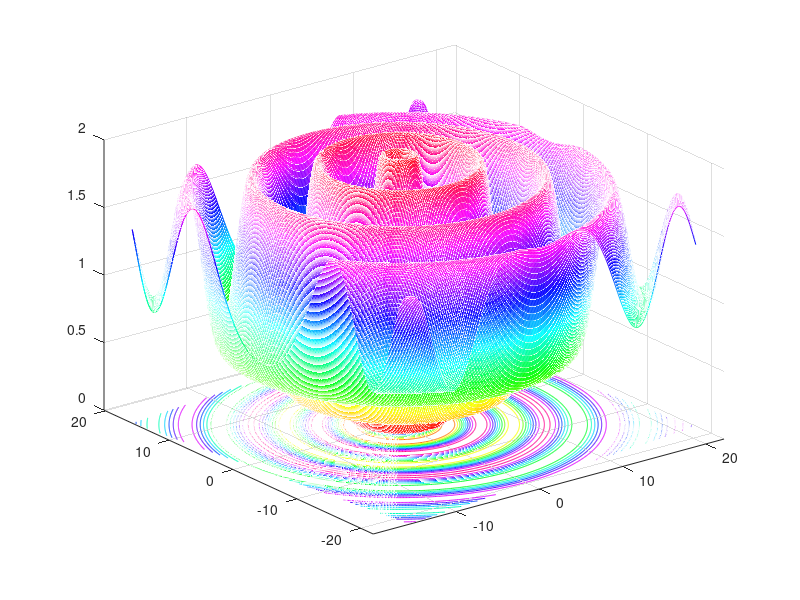

Here is the MATLAB script that generated this plot:
clear all; close all; clc

M=[ -9.9322397047558009e-001 -1.1621593897879867e-001
 -1.1621593897879863e-001  9.9322397047558009e-001];

% x1=-30:0.2:29;
% y1=-30:0.2:29;
x1=-19:0.1:19;
y1=-19:0.1:19;
o1=1;
o2=1;

l1=length(x1);
l2=length(y1);
for i=1:l1
    for j=1:l2
        vx=M*[x1(i)-o1;y1(j)-o2];
        x=vx(1);
        y=vx(2);
        num=sin(sqrt(x^2+y^2))-0.5;
        den=(1+0.001*(x^2+y^2))^2;
        zs(i,+j)=0.5+num/den+1;
        xs(i,j)=x;
        ys(i,j)=y;
    end
end



mesh(xs,ys,zs)
colormap hsv
hold on
contour(xs,ys,zs)